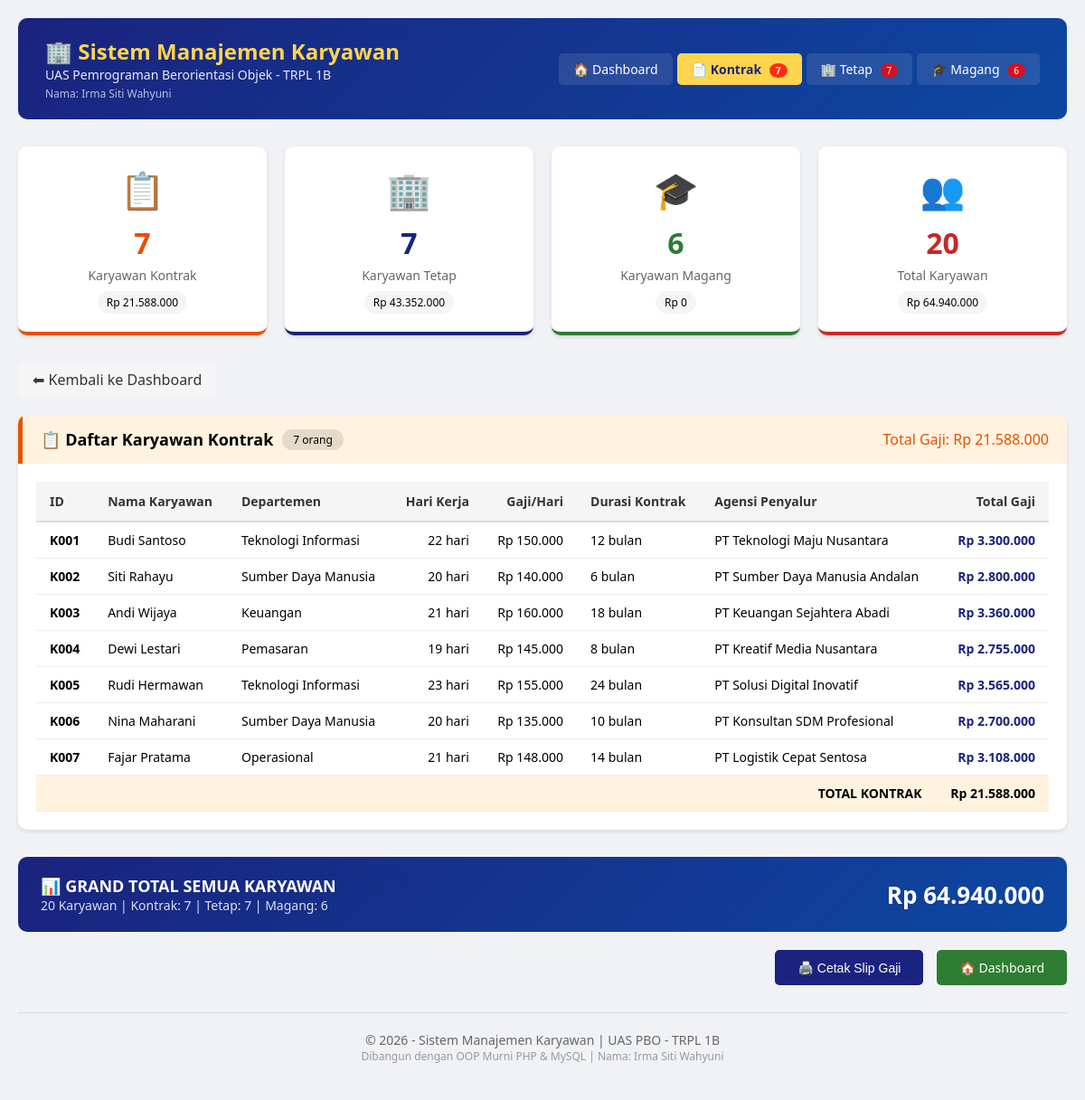
/?tab=kontrak, run on the app's committed database.
### tables this page shows
CREATE TABLE `tabel_karyawan` (
  `id_karyawan` varchar(20) NOT NULL,
  `nama_karyawan` varchar(100) NOT NULL,
  `departemen` varchar(50) NOT NULL,
  `hari_kerja_masuk` int NOT NULL,
  `gaji_dasar_per_hari` decimal(15,2) NOT NULL,
  `jenis_karyawan` enum('Kontrak','Tetap','Magang') NOT NULL,
  `durasi_kontrak_bulan` int DEFAULT NULL,
  `agensi_penyalur` varchar(100) DEFAULT NULL,
  `tunjangan_kesehatan` decimal(15,2) DEFAULT NULL,
  `opsi_saham_id` varchar(50) DEFAULT NULL,
  `uang_saku_bulanan` decimal(15,2) DEFAULT NULL,
  `sertifikat_kampus_merdeka` varchar(200) DEFAULT NULL
);

### index.php (the view, shortened to what the rows shown need)
<?php
require_once 'config/koneksi.php';
require_once 'models/Karyawan.php';
require_once 'models/KaryawanKontrak.php';
global $koneksi;
$sql = "SELECT * FROM tabel_karyawan ORDER BY jenis_karyawan, id_karyawan";
$result = $koneksi->query($sql);
$dataKontrak = [];
$dataTetap = [];
$dataMagang = [];
if ($result && $result->num_rows > 0) {
    while ($row = $result->fetch_assoc()) {
        $jenis = $row['jenis_karyawan'];
        switch ($jenis) {
            case 'Kontrak':
                $karyawan = new KaryawanKontrak(
                    $row['id_karyawan'],
                    $row['nama_karyawan'],
                    $row['departemen'],
                    $row['hari_kerja_masuk'],
                    $row['gaji_dasar_per_hari'],
                    $row['durasi_kontrak_bulan'],
                    $row['agensi_penyalur']
                );
                $dataKontrak[] = $karyawan;
                break;
            case 'Tetap':
                $karyawan = new KaryawanTetap(
                    $row['id_karyawan'],
                    $row['nama_karyawan'],
                    $row['departemen'],
                    $row['hari_kerja_masuk'],
                    $row['gaji_dasar_per_hari'],
                    $row['tunjangan_kesehatan'],
                    $row['opsi_saham_id']
                );
                $dataTetap[] = $karyawan;
                break;
            case 'Magang':
                $karyawan = new KaryawanMagang(
                    $row['id_karyawan'],
                    $row['nama_karyawan'],
                    $row['departemen'],
                    $row['hari_kerja_masuk'],
                    $row['gaji_dasar_per_hari'],
                    $row['uang_saku_bulanan'],
                    $row['sertifikat_kampus_merdeka']
                );
                $dataMagang[] = $karyawan;
                break;
        }
    }
}
$totalKontrak = count($dataKontrak);
$totalTetap = count($dataTetap);
$totalMagang = count($dataMagang);
$totalGajiKontrak = 0;
$totalGajiTetap = 0;
$totalGajiMagang = 0;
foreach ($dataKontrak as $k) { $totalGajiKontrak += $k->hitungGajiBersih(); }
foreach ($dataTetap as $k) { $totalGajiTetap += $k->hitungGajiBersih(); }
foreach ($dataMagang as $k) { $totalGajiMagang += $k->hitungGajiBersih(); }
$tab = isset($_GET['tab']) ? $_GET['tab'] : 'dashboard';
?>
<!DOCTYPE html>
<html lang="id">
<head>
</head>
<body>
    <div class="container">
        <div class="header">
            <div class="header-left">
                <h1>🏢 <span>Sistem Manajemen Karyawan</span></h1>
            </div>
        </div>
        <?php if ($tab == 'dashboard'): ?>
            <div class="kategori-section">
                <div class="kategori-header kontrak" onclick="window.location.href='?tab=kontrak'">
                    <h2>
                        📋 Karyawan Kontrak
                        <span class="badge"><?= $totalKontrak ?> orang</span>
                    </h2>
                    <div class="total-kategori" style="color:#e65100;">
                        Total Gaji: Rp <?= number_format($totalGajiKontrak, 0, ',', '.') ?>
                    </div>
                </div>
                <div class="kategori-body">
                    <?php if (count($dataKontrak) > 0): ?>
                        <table>
                            <thead>
                                <tr>
                                    <th>ID</th>
                                    <th>Nama</th>
                                    <th>Departemen</th>
                                    <th class="text-right">Hari Kerja</th>
                                    <th class="text-right">Gaji/Hari</th>
                                    <th>Durasi</th>
                                    <th class="text-right">Total Gaji</th>
                                </tr>
                            </thead>
                            <tbody>
                                <?php foreach ($dataKontrak as $k): ?>
                                    <tr>
                                        <td><strong><?= $k->id_karyawan ?></strong></td>
                                        <td><?= $k->nama_karyawan ?></td>
                                        <td><?= $k->departemen ?></td>
                                        <td class="text-right"><?= $k->hariKerjaMasuk ?> hari</td>
                                        <td class="text-right">Rp <?= number_format($k->gajiDasarPerHari, 0, ',', '.') ?></td>
                                        <td><?= $k->durasiKontrakBulan ?> bln</td>
                                        <td class="text-right gaji-total">
                                            Rp <?= number_format($k->hitungGajiBersih(), 0, ',', '.') ?>
                                        </td>
                                    </tr>
                                <?php endforeach; ?>
                            </tbody>
                        </table>
                        <div class="table-footer">
                            <span><span class="label">SUB TOTAL KONTRAK:</span> Rp <?= number_format($totalGajiKontrak, 0, ',', '.') ?></span>
                        </div>
                    <?php else: ?>
                        <div class="empty-state">
                            <div class="empty-icon">📭</div>
                            <h3>Belum Ada Data</h3>
                            <p>Belum ada karyawan kontrak yang terdaftar.</p>
                        </div>
                    <?php endif; ?>
                </div>
            </div>
            <div class="kategori-section">
                <div class="kategori-header tetap" onclick="window.location.href='?tab=tetap'">
                    <h2>
                        🏢 Karyawan Tetap
                        <span class="badge"><?= $totalTetap ?> orang</span>
                    </h2>
                    <div class="total-kategori" style="color:#1a237e;">
                        Total Gaji: Rp <?= number_format($totalGajiTetap, 0, ',', '.') ?>
                    </div>
                </div>
                <div class="kategori-body">
                    <?php if (count($dataTetap) > 0): ?>
                        <table>
                            <thead>
                                <tr>
                                    <th>ID</th>
                                    <th>Nama</th>
                                    <th>Departemen</th>
                                    <th class="text-right">Hari Kerja</th>
                                    <th class="text-right">Gaji/Hari</th>
                                    <th class="text-right">Tunjangan</th>
                                    <th class="text-right">Total Gaji</th>
                                </tr>
                            </thead>
                            <tbody>
                                <?php foreach ($dataTetap as $k): ?>
                                    <tr>
                                        <td><strong><?= $k->id_karyawan ?></strong></td>
                                        <td><?= $k->nama_karyawan ?></td>
                                        <td><?= $k->departemen ?></td>
                                        <td class="text-right"><?= $k->hariKerjaMasuk ?> hari</td>
                                        <td class="text-right">Rp <?= number_format($k->gajiDasarPerHari, 0, ',', '.') ?></td>
                                        <td class="text-right">Rp <?= number_format($k->tunjanganKesehatan, 0, ',', '.') ?></td>
                                        <td class="text-right gaji-total">
                                            Rp <?= number_format($k->hitungGajiBersih(), 0, ',', '.') ?>
                                        </td>
                                    </tr>
                                <?php endforeach; ?>
                            </tbody>
                        </table>
                        <div class="table-footer">
                            <span><span class="label">SUB TOTAL TETAP:</span> Rp <?= number_format($totalGajiTetap, 0, ',', '.') ?></span>
                        </div>
                    <?php else: ?>
                        <div class="empty-state">
                            <div class="empty-icon">📭</div>
                            <h3>Belum Ada Data</h3>
                            <p>Belum ada karyawan tetap yang terdaftar.</p>
                        </div>
                    <?php endif; ?>
                </div>
            </div>
            <div class="kategori-section">
                <div class="kategori-header magang" onclick="window.location.href='?tab=magang'">
                    <h2>
                        🎓 Karyawan Magang
                        <span class="badge"><?= $totalMagang ?> orang</span>
                    </h2>
                    <div class="total-kategori" style="color:#2e7d32;">
                        Total Gaji: Rp <?= number_format($totalGajiMagang, 0, ',', '.') ?>
                    </div>
                </div>
                <div class="kategori-body">
                    <?php if (count($dataMagang) > 0): ?>
                        <table>
                            <thead>
                                <tr>
                                    <th>ID</th>
                                    <th>Nama</th>
                                    <th>Departemen</th>
                                    <th class="text-right">Hari Kerja</th>
                                    <th class="text-right">Gaji/Hari</th>
                                    <th class="text-right">Gaji Kotor</th>
                                    <th class="text-right">Potongan 20%</th>
                                    <th class="text-right">Gaji Bersih</th>
                                </tr>
                            </thead>
                            <tbody>
                                <?php foreach ($dataMagang as $k):
                                    $gajiKotor = $k->hariKerjaMasuk * $k->gajiDasarPerHari;
                                    $potongan = $gajiKotor * 0.20;
                                ?>
                                    <tr>
                                        <td><strong><?= $k->id_karyawan ?></strong></td>
                                        <td><?= $k->nama_karyawan ?></td>
                                        <td><?= $k->departemen ?></td>
                                        <td class="text-right"><?= $k->hariKerjaMasuk ?> hari</td>
                                        <td class="text-right">Rp <?= number_format($k->gajiDasarPerHari, 0, ',', '.') ?></td>
                                        <td class="text-right">Rp <?= number_format($gajiKotor, 0, ',', '.') ?></td>
                                        <td class="text-right gaji-potongan">
                                            - Rp <?= number_format($potongan, 0, ',', '.') ?>
                                            <br><small>(20%)</small>
                                        </td>
                                        <td class="text-right gaji-total">
                                            Rp <?= number_format($k->hitungGajiBersih(), 0, ',', '.') ?>
                                        </td>
                                    </tr>
                                <?php endforeach; ?>
                            </tbody>
                        </table>
                        <div class="table-footer">
                            <span><span class="label">SUB TOTAL MAGANG:</span> Rp <?= number_format($totalGajiMagang, 0, ',', '.') ?></span>
                        </div>
                    <?php else: ?>
                        <div class="empty-state">
                            <div class="empty-icon">📭</div>
                            <h3>Belum Ada Data</h3>
                            <p>Belum ada karyawan magang yang terdaftar.</p>
                        </div>
                    <?php endif; ?>
                </div>
            </div>
        <?php elseif ($tab == 'kontrak'): ?>
            <div class="kategori-section">
                <div class="kategori-header kontrak">
                    <h2>
                        📋 Daftar Karyawan Kontrak
                        <span class="badge"><?= $totalKontrak ?> orang</span>
                    </h2>
                </div>
                <div class="kategori-body">
                    <?php if (count($dataKontrak) > 0): ?>
                        <table>
                            <thead>
                                <tr>
                                    <th>ID</th>
                                    <th>Nama Karyawan</th>
                                    <th>Departemen</th>
                                    <th class="text-right">Hari Kerja</th>
                                    <th class="text-right">Gaji/Hari</th>
                                    <th>Durasi Kontrak</th>
                                    <th>Agensi Penyalur</th>
                                    <th class="text-right">Total Gaji</th>
                                </tr>
                            </thead>
                            <tbody>
                                <?php foreach ($dataKontrak as $k): ?>
                                    <tr>
                                        <td><strong><?= $k->id_karyawan ?></strong></td>
                                        <td><?= $k->nama_karyawan ?></td>
                                        <td><?= $k->departemen ?></td>
                                        <td class="text-right"><?= $k->hariKerjaMasuk ?> hari</td>
                                        <td class="text-right">Rp <?= number_format($k->gajiDasarPerHari, 0, ',', '.') ?></td>
                                        <td><?= $k->durasiKontrakBulan ?> bulan</td>
                                        <td><?= $k->agensiPenyalur ?></td>
                                        <td class="text-right gaji-total">
                                            Rp <?= number_format($k->hitungGajiBersih(), 0, ',', '.') ?>
                                        </td>
                                    </tr>
                                <?php endforeach; ?>
                            </tbody>
                        </table>
                    <?php endif; ?>
                </div>
            </div>
        <?php endif; ?>
    </div>
</body>
</html>

### data on the page
tabel_karyawan: id_karyawan "K001", nama_karyawan "Budi Santoso", departemen "Teknologi Informasi", hari_kerja_masuk "22", gaji_dasar_per_hari "150.000", durasi_kontrak_bulan "12", agensi_penyalur "PT Teknologi Maju Nusantara", $k->hitungGajiBersih() "3.300.000"
tabel_karyawan: id_karyawan "K002", nama_karyawan "Siti Rahayu", departemen "Sumber Daya Manusia", hari_kerja_masuk "20", gaji_dasar_per_hari "140.000", durasi_kontrak_bulan "6", agensi_penyalur "PT Sumber Daya Manusia Andalan", $k->hitungGajiBersih() "2.800.000"
tabel_karyawan: id_karyawan "K003", nama_karyawan "Andi Wijaya", departemen "Keuangan", hari_kerja_masuk "21", gaji_dasar_per_hari "160.000", durasi_kontrak_bulan "18", agensi_penyalur "PT Keuangan Sejahtera Abadi", $k->hitungGajiBersih() "3.360.000"
tabel_karyawan: id_karyawan "K004", nama_karyawan "Dewi Lestari", departemen "Pemasaran", hari_kerja_masuk "19", gaji_dasar_per_hari "145.000", durasi_kontrak_bulan "8", agensi_penyalur "PT Kreatif Media Nusantara", $k->hitungGajiBersih() "2.755.000"
tabel_karyawan: id_karyawan "K005", nama_karyawan "Rudi Hermawan", departemen "Teknologi Informasi", hari_kerja_masuk "23", gaji_dasar_per_hari "155.000", durasi_kontrak_bulan "24", agensi_penyalur "PT Solusi Digital Inovatif", $k->hitungGajiBersih() "3.565.000"
tabel_karyawan: id_karyawan "K006", nama_karyawan "Nina Maharani", departemen "Sumber Daya Manusia", hari_kerja_masuk "20", gaji_dasar_per_hari "135.000", durasi_kontrak_bulan "10", agensi_penyalur "PT Konsultan SDM Profesional", $k->hitungGajiBersih() "2.700.000"
tabel_karyawan: id_karyawan "K007", nama_karyawan "Fajar Pratama", departemen "Operasional", hari_kerja_masuk "21", gaji_dasar_per_hari "148.000", durasi_kontrak_bulan "14", agensi_penyalur "PT Logistik Cepat Sentosa", $k->hitungGajiBersih() "3.108.000"

### other printed values
$totalKontrak "7"
$totalTetap "7"
$totalMagang "6"
$totalGajiKontrak "21.588.000"
$totalGajiTetap "43.352.000"
$totalGajiMagang "0"
$totalSemua "20"
$totalGajiSemua "64.940.000"
